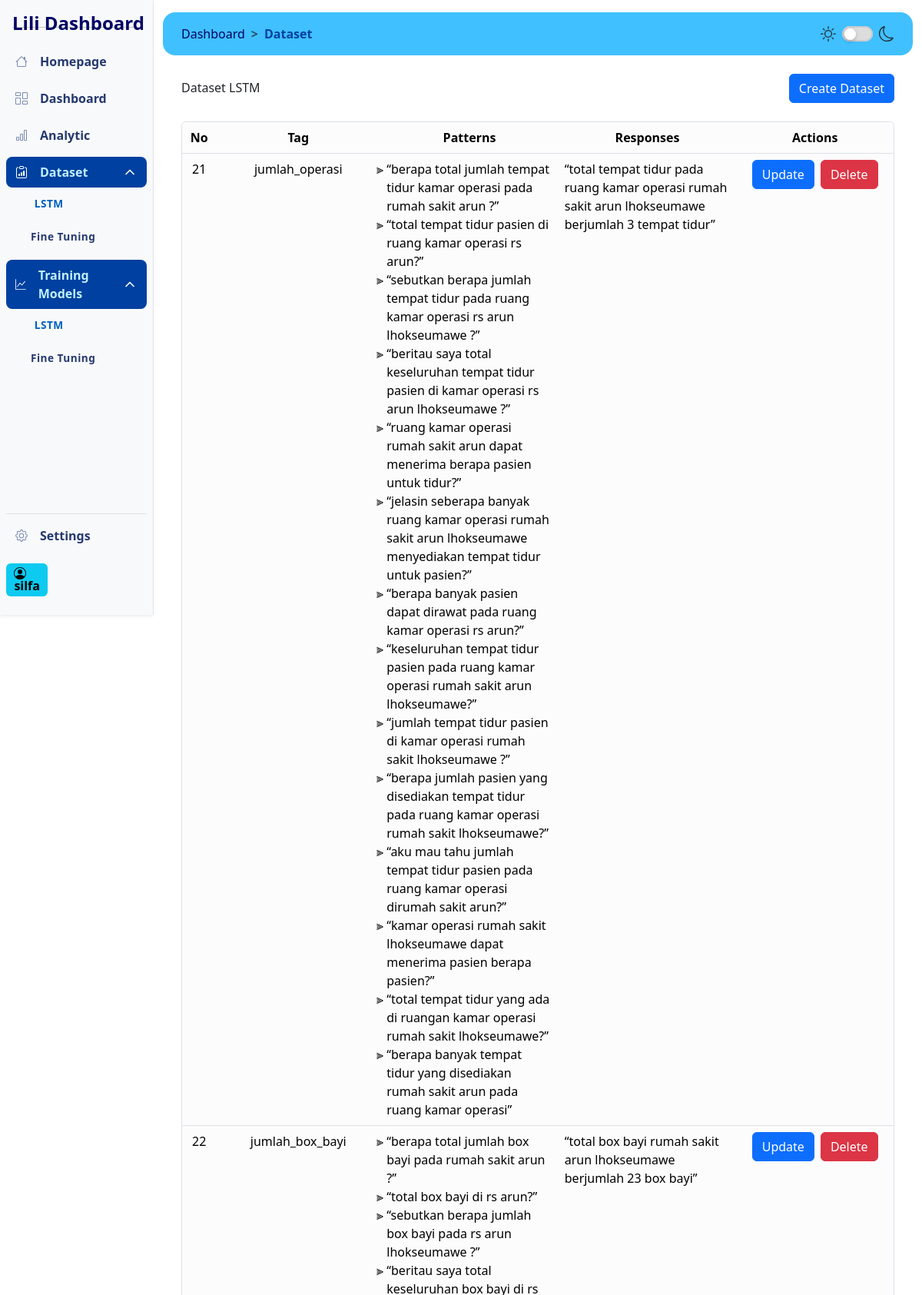
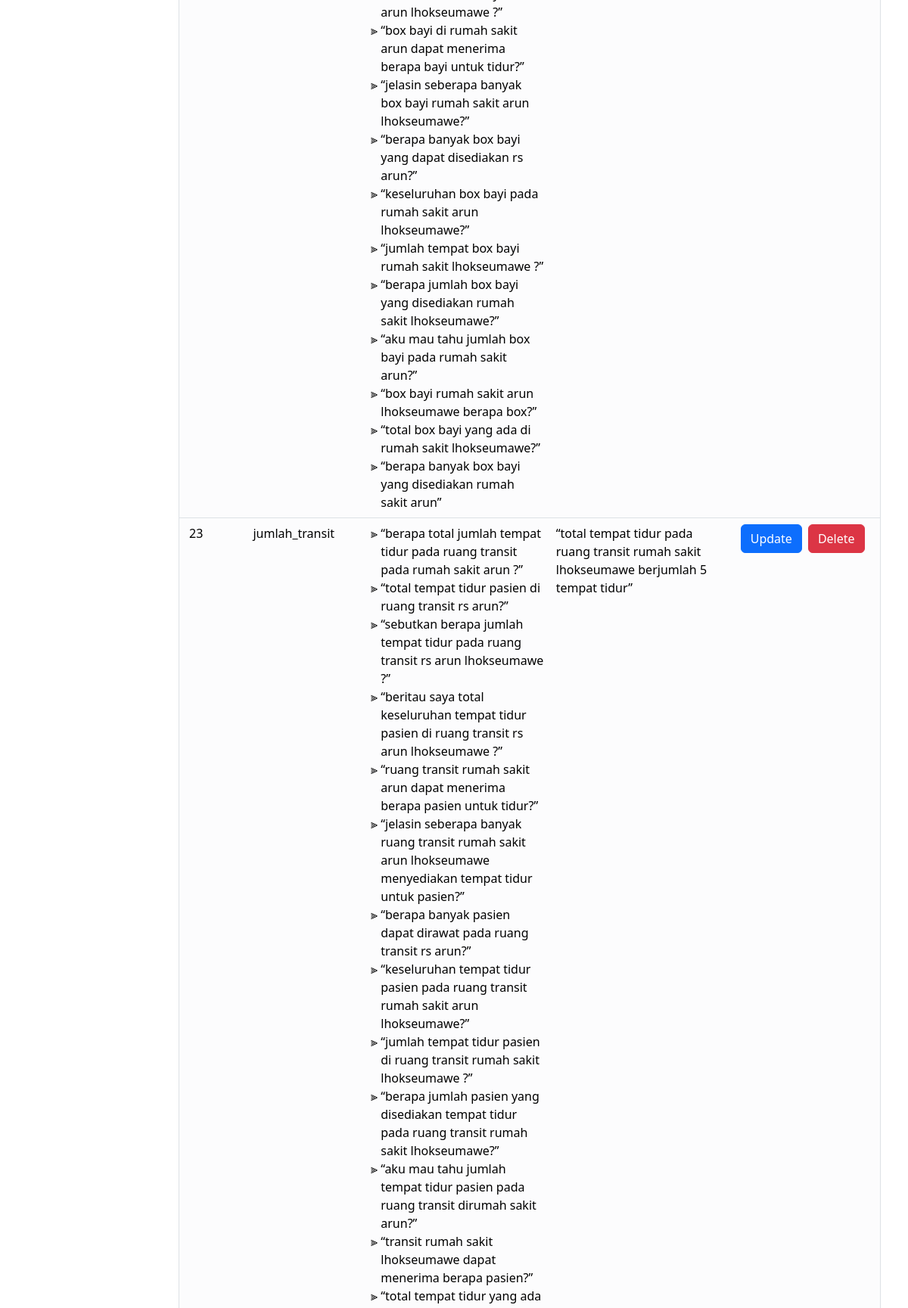
The app's page /dashboard/dataset?page=3 (signed in, upper part) with its own data (2 pictures, top to bottom).
### models/auth_model.py (models this page shows, shortened)
class User(db.Model, UserMixin):
    id = db.Column(db.Integer, primary_key=True)
    username = db.Column(db.String(255), unique=True, nullable=False, index=True)
    fullname = db.Column(db.String(255), nullable=False)
    email = db.Column(db.String(150), unique=True, nullable=False, index=True)
    password = db.Column(db.String(255), nullable=False)
    created_at = db.Column(db.DateTime, default=datetime.utcnow)
    last_login = db.Column(db.DateTime)
    is_active = db.Column(db.Boolean, default=True)
    role = db.Column(db.String(50), nullable=False, default='user')  # New role column

### models/lstm_model.py (models this page shows, shortened)
class Lstm(db.Model):
    id = db.Column(db.Integer, primary_key=True)
    tag = db.Column(db.String(80), nullable=False)
    patterns = db.Column(db.Text, nullable=False)
    responses = db.Column(db.Text, nullable=False)

### controller/view_Lstm.py (the view)
@lstm.route("/dashboard/dataset", methods=["GET"])
@login_required
def read_lstm():
    page = request.args.get("page", 1, type=int)
    per_page = 10
    lstm_query = Lstm.query.paginate(page=page, per_page=per_page, error_out=False)
    start_number = (page - 1) * per_page + 1
    return render_template(
        "pages/dataset.html",
        lstm=lstm_query.items,
        pagination=lstm_query,
        start_number=start_number,
    )

### templates/pages/dataset.html (shortened to what this page needs)
<!DOCTYPE html>
{% extends 'dashboard.html' %} {% block content %}
<header class="my-4 d-flex justify-content-between align-items-center">
  <h1>Dataset LSTM</h1>
  <button type="button" class="btn btn-primary" id="create-btn" data-bs-toggle="modal" data-bs-target="#createModal">Create Dataset</button>
</header>
<section class="table-responsive mb-3">
  <div class="border rounded shadow-sm">
    <table class="table table-hover">
      <thead>
        <tr class="text-center">
          <th scope="col">No</th>
          <th scope="col">Tag</th>
          <th scope="col" class="w-25">Patterns</th>
          <th scope="col" class="w-25">Responses</th>
          <th scope="col">Actions</th>
        </tr>
      </thead>
      <tbody>
        {% for lstm_data in lstm %}
        <tr>
          <td class="text-center" id="dataset-id">{{ start_number + loop.index0 }}</td>
          <td class="text-center">{{ lstm_data.tag }}</td>
          <td>
            <ul class="pattern-container" style="list-style-type: '⫸ '">
              {% for pattern in lstm_data.patterns.split(',') %}
              <li class="pattern-item">&OpenCurlyDoubleQuote;{{ pattern.strip() }}&CloseCurlyDoubleQuote;{% if not loop.last %}{% endif %}</li>
              {% endfor %}
            </ul>
          </td>
          <td class="text-start">&OpenCurlyDoubleQuote;{{ lstm_data.responses }}&CloseCurlyDoubleQuote;</td>
          <td>
            <div class="d-flex justify-content-center align-items-center gap-2">
              <button
                type="button"
                class="btn btn-primary open-update-modal-button"
                data-id="{{ lstm_data.id }}"
                data-tag="{{ lstm_data.tag }}"
                data-patterns="{{ lstm_data.patterns }}"
                data-responses="{{ lstm_data.responses }}"
                data-bs-toggle="modal"
                data-bs-target="#updateModal"
              >
                Update
              </button>
              <form id="delete-form" method="POST" data-id="{{ lstm_data.id }}">
                <button type="submit" class="btn btn-danger">Delete</button>
              </form>
            </div>
          </td>
        </tr>
        {% endfor %}
      </tbody>
    </table>
  </div>
</section>
{% endblock %}

### templates/partials/sidebar.html (shortened to what this page needs)
<aside
  class="col-lg-2 gx-0 position-sticky top-0 border-end border-light-subtle d-flex flex-column offcanvas-lg offcanvas-start"
  id="sidebar"
  tabindex="-1"
  aria-labelledby="offcanvasLabel"
>
  <div class="sidebar-wrapper active top-0 bg-body-tertiary shadow-sm d-flex flex-column h-100">
    <header class="sidebar-header position-relative">
      <div class="d-flex justify-content-between align-items-center">
        <div class="logo">
          <h1 class="navbar-brand fs-4">Lili Dashboard</h1>
        </div>
      </div>
      <hr />
    </header>
    <nav class="sidebar-menu d-flex flex-column justify-content-between h-100">
      <div class="menu">
        <div class="sidebar-item">
          <a href="/" class="sidebar-link">
            Homepage
          </a>
        </div>
        <div class="sidebar-item">
          <a href="{{ url_for('route.dashboard') }}" class="sidebar-link">
            Dashboard
          </a>
        </div>
        <div class="sidebar-item">
          <a href="/analytic" class="sidebar-link">
            Analytic
          </a>
        </div>
        <div class="sidebar-item has-sub">
          <div class="sidebar-link">
            <span>Dataset</span>
          </div>
          <div class="submenu">
            <div class="submenu-item">
              <a href="{{ url_for('lstm.read_lstm') }}" class="submenu-link">LSTM</a>
            </div>
            <div class="submenu-item">
              <a href="{{ url_for('fineTuning.view_finetuning_data') }}" class="submenu-link">Fine Tuning</a>
            </div>
          </div>
        </div>
        <div class="sidebar-item has-sub">
          <div class="sidebar-link">
            <span>Training Models</span>
          </div>
          <div class="submenu">
            <div class="submenu-item">
              <a href="{{ url_for('lstm_train.home') }}" class="submenu-link">LSTM</a>
            </div>
            <div class="submenu-item">
              <a href="/fine-tuning" class="submenu-link">Fine Tuning</a>
            </div>
          </div>
        </div>
      </div>
      <div class="menu mb-4">
        <div class="sidebar-item mb-3 border-top">
          <a href="{{ url_for('auth.logout') }}" class="sidebar-link">
            Settings
          </a>
        </div>
        <span class="badge text-bg-info fs-6">
          {{ current_user.fullname }}
        </span>
      </div>
    </nav>
  </div>
</aside>

### static/css/dashboard-style.css (style rules this page uses)
:root, [data-bs-theme="light"] { color-scheme: light; --blue-darkest: #000066; --blue-darker: #002080; --blue-dark: #0040a0; --blue: #0060c0; --blue-light: #0080e0; --blue-lighter: #00a0ff; --blue-lightest: rgb(64, 192, 255); --blue-pale: #80e0ff; --blue-paler: #c0f0ff; --sidebar-link: #25396f; --sidebar-link-active: var(--blue); --bs-primary: var(--blue); --nav-brand-color: var(--blue-darkest); }
.table { --bs-table-bg: var(--bs-light-bg-subtle) !important; border-radius: 0.5rem; overflow: hidden; }

### records on screen
User: fullname "silfa"
Lstm: start_number+loop.index0 "21", tag "jumlah_operasi", strip "berapa total jumlah tempat tidur kamar operasi pada rumah sakit arun ?" "total tempat tidur pasien di ruang kamar operasi rs arun?" "sebutkan berapa jumlah tempat tidur pada ruang kamar operasi rs arun lhokseumawe ?" "beritau saya total keseluruhan tempat tidur pasien di kamar operasi rs arun lhokseumawe ?" "ruang kamar operasi rumah sakit arun dapat menerima berapa pasien untuk tidur?" "jelasin seberapa banyak ruang kamar operasi rumah sakit arun lhokseumawe menyediakan tempat tidur untuk pasien?" "berapa banyak pasien dapat dirawat pada ruang kamar operasi rs arun?" "keseluruhan tempat tidur pasien pada ruang kamar operasi rumah sakit arun lhokseumawe?" "jumlah tempat tidur pasien di kamar operasi rumah sakit lhokseumawe ?" "berapa jumlah pasien yang disediakan tempat tidur pada ruang kamar operasi rumah sakit lhokseumawe?" "aku mau tahu jumlah tempat tidur pasien pada ruang kamar operasi dirumah sakit arun?" "kamar operasi rumah sakit lhokseumawe dapat menerima pasien berapa pasien?" "total tempat tidur yang ada di ruangan kamar operasi rumah sakit lhokseumawe?" "berapa banyak tempat tidur yang disediakan rumah sakit arun pada ruang kamar operasi", responses "total tempat tidur pada ruang kamar operasi rumah sakit arun lhokseumawe berjumlah 3 tempat tidur"
Lstm: start_number+loop.index0 "22", tag "jumlah_box_bayi", strip "berapa total jumlah box bayi pada rumah sakit arun ?" "total box bayi di rs arun?" "sebutkan berapa jumlah box bayi pada rs arun lhokseumawe ?" "beritau saya total keseluruhan box bayi di rs arun lhokseumawe ?" "box bayi di rumah sakit arun dapat menerima berapa bayi untuk tidur?" "jelasin seberapa banyak box bayi rumah sakit arun lhokseumawe?" "berapa banyak box bayi yang dapat disediakan rs arun?" "keseluruhan box bayi pada rumah sakit arun lhokseumawe?" "jumlah tempat box bayi rumah sakit lhokseumawe ?" "berapa jumlah box bayi yang disediakan rumah sakit lhokseumawe?" "aku mau tahu jumlah box bayi pada rumah sakit arun?" "box bayi rumah sakit arun lhokseumawe berapa box?" "total box bayi yang ada di rumah sakit lhokseumawe?" "berapa banyak box bayi yang disediakan rumah sakit arun", responses "total box bayi rumah sakit arun lhokseumawe berjumlah 23 box bayi"
Lstm: start_number+loop.index0 "23", tag "jumlah_transit", strip "berapa total jumlah tempat tidur pada ruang transit pada rumah sakit arun ?" "total tempat tidur pasien di ruang transit rs arun?" "sebutkan berapa jumlah tempat tidur pada ruang transit rs arun lhokseumawe ?" "beritau saya total keseluruhan tempat tidur pasien di ruang transit rs arun lhokseumawe ?" "ruang transit rumah sakit arun dapat menerima berapa pasien untuk tidur?" "jelasin seberapa banyak ruang transit rumah sakit arun lhokseumawe menyediakan tempat tidur untuk pasien?" "berapa banyak pasien dapat dirawat pada ruang transit rs arun?" "keseluruhan tempat tidur pasien pada ruang transit rumah sakit arun lhokseumawe?" "jumlah tempat tidur pasien di ruang transit rumah sakit lhokseumawe ?" "berapa jumlah pasien yang disediakan tempat tidur pada ruang transit rumah sakit lhokseumawe?" "aku mau tahu jumlah tempat tidur pasien pada ruang transit dirumah sakit arun?" "transit rumah sakit lhokseumawe dapat menerima berapa pasien?", responses "total tempat tidur pada ruang transit rumah sakit lhokseumawe berjumlah 5 tempat tidur"
